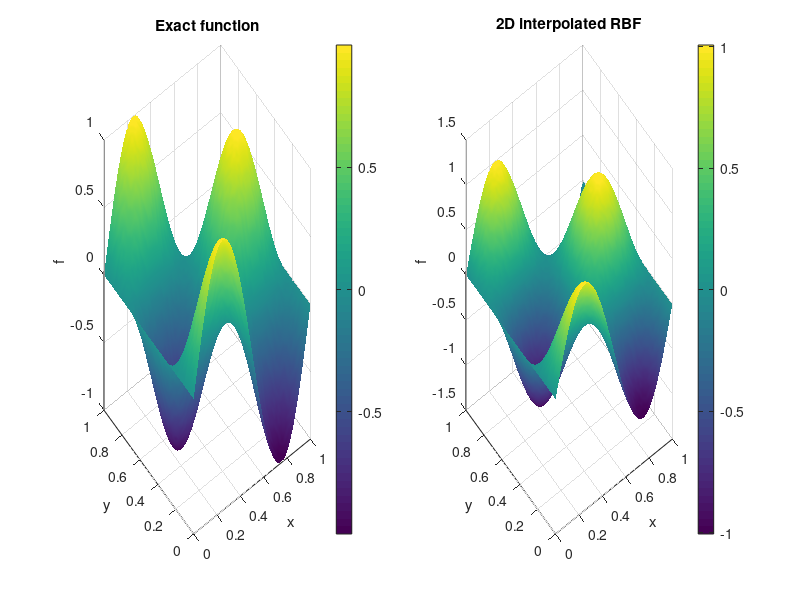

Write MATLAB code to recreate this figure. (Note: this script raises an error after producing the figure.)
%% RBF 2D
clear; clc; close all;
% --- Target function ---
f = @(x,y) sin(2*pi*x) .* cos(2*pi*y);
% --- Scattered data points ---
N = 100;
rng(42);
x_data = rand(N,1);
y_data = rand(N,1);
f_data = f(x_data, y_data);
% --- Shape parameter ---
epsilon = 3;
% --- RBF function (Gaussian) ---
phi = @(r) exp(-(epsilon*r).^2);
% --- Building matrix A ---
A = zeros(N, N);
for i = 1:N
for j = 1:N
        r = sqrt((x_data(i)-x_data(j))^2 + (y_data(i)-y_data(j))^2);
        A(i,j) = phi(r);
end
end
% --- Solving ---
w = A \ f_data;
% --- Evaluation grid ---
[Xg, Yg] = meshgrid(linspace(0,1,80), linspace(0,1,80));
x_eval = Xg(:);
y_eval = Yg(:);
f_rbf = zeros(size(x_eval));
for i = 1:N
    r = sqrt((x_eval - x_data(i)).^2 + (y_eval - y_data(i)).^2);
    f_rbf = f_rbf + w(i) * phi(r);
end
F_rbf = reshape(f_rbf, size(Xg));
% --- Display ---
figure;
subplot(1,2,1);
surf(Xg, Yg, f(Xg,Yg)); title('Exact function'); shading interp; colorbar;
xlabel('x'); ylabel('y'); zlabel('f');
subplot(1,2,2);
surf(Xg, Yg, F_rbf); title('2D interpolated RBF'); shading interp; colorbar;
xlabel('x'); ylabel('y'); zlabel('f');
sgtitle('2D RBF - Surface interpolation');
